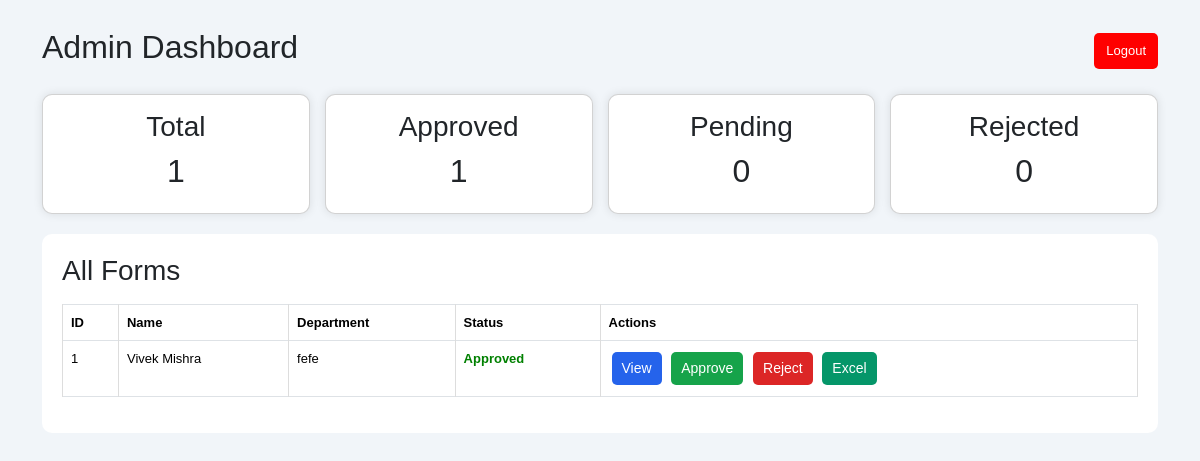
The page /admin_dashboard (signed in) on the database as committed earlier.
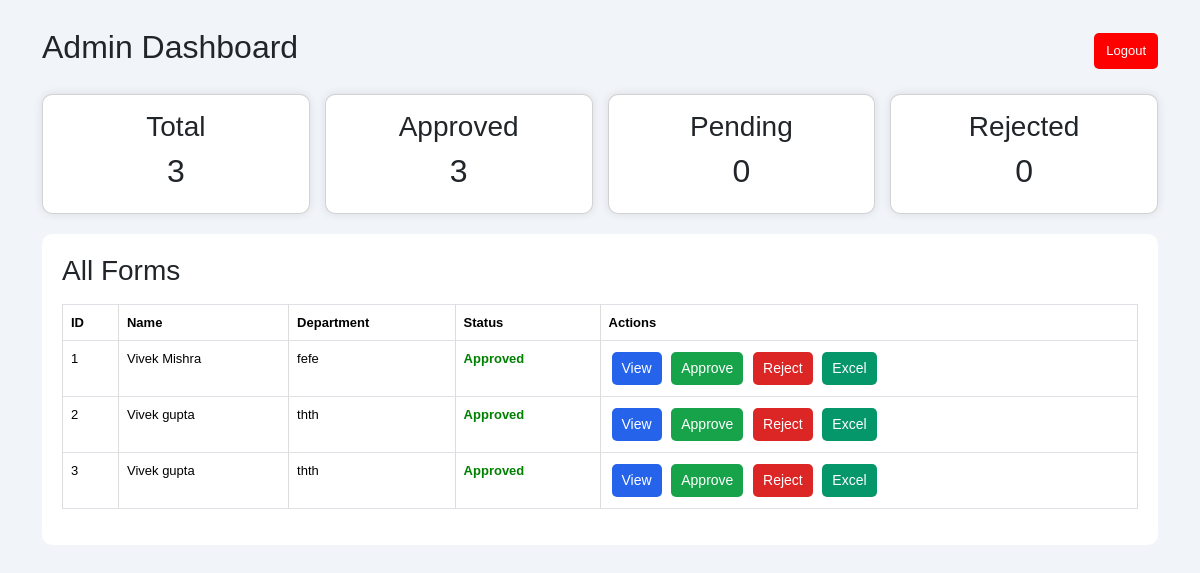
The same page on the database as committed later.
### app.py (models this page shows)
class MailForm(db.Model):
    id = db.Column(db.Integer, primary_key=True)
    first_name = db.Column(db.String(100))
    last_name = db.Column(db.String(100))
    department = db.Column(db.String(100))
    status = db.Column(db.String(50), default='Pending')
    user_id = db.Column(db.Integer)

### app.py (the view)
@app.route('/admin_dashboard')
def admin_dashboard():
    if session.get('role') != 'admin':
        return redirect('/login')
    forms = MailForm.query.all()
    total_forms = len(forms)
    approved_forms = len([f for f in forms if f.status == "Approved"])
    rejected_forms = len([f for f in forms if f.status == "Rejected"])
    pending_forms = len([f for f in forms if f.status == "Pending"])
    return render_template(
        'admin_dashboard.html',
        forms=forms,
        total_forms=total_forms,
        approved_forms=approved_forms,
        rejected_forms=rejected_forms,
        pending_forms=pending_forms
    )

### templates/admin_dashboard.html (shortened to what this page needs)
<!DOCTYPE html>
<html>
<head>
<link href="https://cdn.jsdelivr.net/npm/bootstrap@5.3.3/dist/css/bootstrap.min.css" rel="stylesheet">
<link rel="stylesheet"
href="{{ url_for('static', filename='style.css') }}">
</head>
<body>
<div class="container mt-3">
<div class="d-flex justify-content-between align-items-center">
<h2>Admin Dashboard</h2>
<a href="/logout" class="logout">Logout</a>
</div>
<div class="cards">
<div class="card">
<h3>Total</h3>
<h2>{{ total_forms }}</h2>
</div>
<div class="card">
<h3>Approved</h3>
<h2>{{ approved_forms }}</h2>
</div>
<div class="card">
<h3>Pending</h3>
<h2>{{ pending_forms }}</h2>
</div>
<div class="card">
<h3>Rejected</h3>
<h2>{{ rejected_forms }}</h2>
</div>
</div>
<div class="table-box">
<h3>All Forms</h3>
<table class="table table-bordered mt-3">
<thead>
<tr>
<th>ID</th>
<th>Name</th>
<th>Department</th>
<th>Status</th>
<th>Actions</th>
</tr>
</thead>
<tbody>
{% for form in forms %}
<tr>
<td>{{ form.id }}</td>
<td>{{ form.first_name }} {{ form.last_name }}</td>
<td>{{ form.department }}</td>
<td>
{% if form.status == 'Approved' %}
<span style="color:green;font-weight:bold;">Approved</span>
{% elif form.status == 'Rejected' %}
<span style="color:red;font-weight:bold;">Rejected</span>
{% else %}
<span style="color:orange;font-weight:bold;">Pending</span>
{% endif %}
</td>
<td>
<a href="/view_form/{{ form.id }}" class="action-btn view">View</a>
<a href="/approve/{{ form.id }}" class="action-btn approve">Approve</a>
<a href="/reject/{{ form.id }}" class="action-btn reject">Reject</a>
<a href="/excel/{{ form.id }}" class="action-btn excel">Excel</a>
</td>
</tr>
{% endfor %}
</tbody>
</table>
</div>
</div>
</body>
</html>

### static/style.css (style rules this page uses)
body { margin: 0; padding: 12px; font-family: Arial, sans-serif; background: #f1f5f9; font-size: 13px; }
.cards { display: grid; grid-template-columns: repeat(4, 1fr); gap: 12px; margin-top: 12px; }
.card { background: white; padding: 12px; border-radius: 10px; box-shadow: 0 0 8px rgba(0,0,0,0.1); text-align: center; }
.table-box { background: white; margin-top: 15px; padding: 12px; border-radius: 10px; }
table { width: 100%; border-collapse: collapse; }
th, td { padding: 6px; border: 1px solid #ddd; font-size: 13px; }
.action-btn { padding: 6px 10px; border-radius: 5px; text-decoration: none; color: white; margin: 2px; display: inline-block; font-size: 12px; }
.view { background: #2563eb; }
.approve { background: #16a34a; }
.reject { background: red; }
.excel { background: #059669; }
.logout { background: red; color: white; padding: 8px 12px; border-radius: 5px; text-decoration: none; }

### templates/admin_dashboard.html (style rules this page uses)
body { background:#f1f5f9; }
.table-box { background:white; padding:20px; margin-top:20px; border-radius:10px; }
.cards { display:grid; grid-template-columns:repeat(4,1fr); gap:15px; margin-top:20px; }
.card { background:white; padding:15px; border-radius:10px; text-align:center; box-shadow:0 0 10px rgba(0,0,0,0.1); }
.action-btn { padding:6px 10px; border-radius:5px; color:white; text-decoration:none; margin:3px; display:inline-block; font-size:14px; }
.view { background:#2563eb; }
.approve { background:#16a34a; }
.reject { background:#dc2626; }
.excel { background:#059669; }
.logout { background:red; color:white; padding:8px 12px; border-radius:5px; text-decoration:none; }

Rows that differ between the two databases and show on the page:
added MailForm: id "2", first_name "Vivek", last_name "gupta", department "thth", status "Approved"
added MailForm: id "3", first_name "Vivek", last_name "gupta", department "thth", status "Approved"
Other text that changed with them:
{{ total_forms }}: "1" → "3"
{{ approved_forms }}: "1" → "3"
